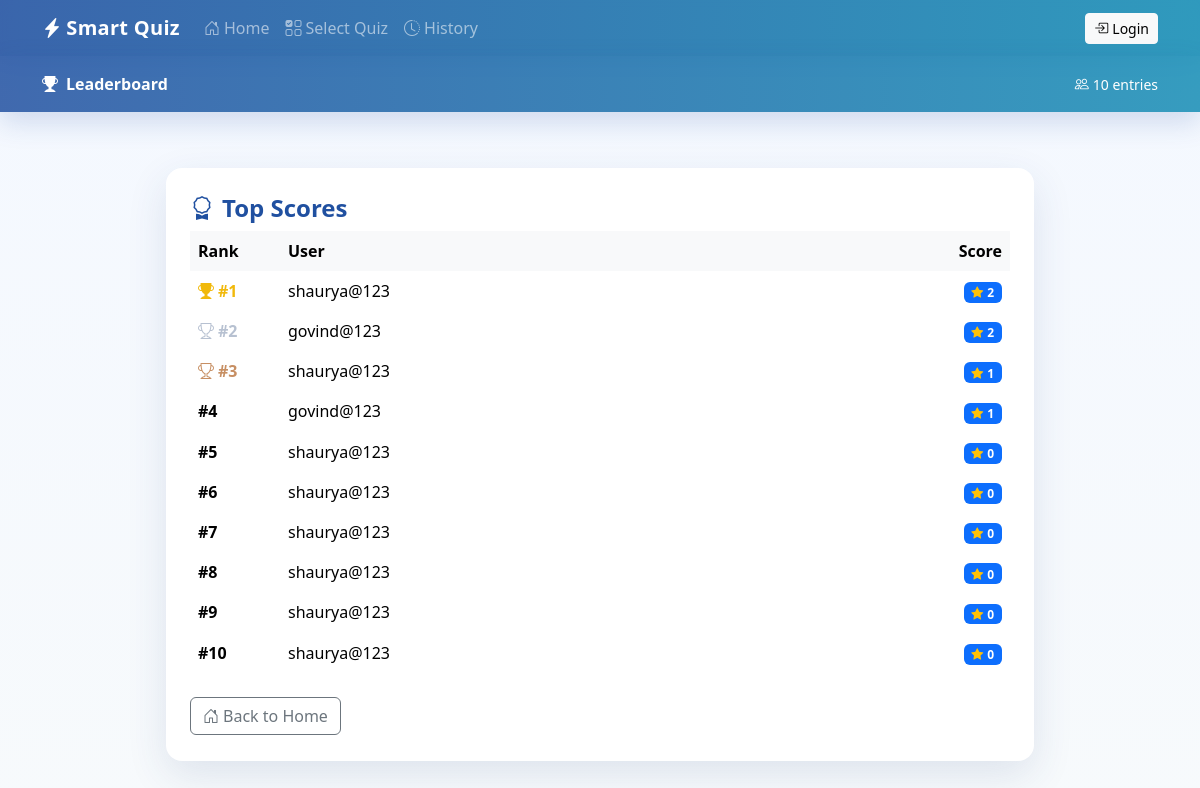
Screenshot of /quiz/leaderboard/1/ with the database file from the repository.
### quiz/models.py (models this page shows, shortened)
class QuizAttempt(models.Model):
    user = models.ForeignKey(User, on_delete=models.CASCADE, related_name="attempts")
    quiz = models.ForeignKey(Quiz, on_delete=models.CASCADE, related_name="attempts")
    score = models.IntegerField(default=0)
    date_completed = models.DateTimeField(auto_now_add=True)
    started_at = models.DateTimeField(null=True, blank=True)  # optional timer
    duration_seconds = models.IntegerField(default=600)       # default duration 10min

### quiz/views.py (the view)
# urls.py: path('leaderboard/<int:quiz_id>/', views.leaderboard, name='leaderboard'),
def leaderboard(request, quiz_id):
    top_attempts = QuizAttempt.objects.filter(quiz_id=quiz_id).order_by('-score')[:10]
    return render(request, 'quiz/leaderboard.html', {'top_attempts': top_attempts})

### quiz/templates/quiz/leaderboard.html (shortened to what this page needs)
<!DOCTYPE html>
<html>
<head>
  <link href="https://cdn.jsdelivr.net/npm/bootstrap@5.3.3/dist/css/bootstrap.min.css" rel="stylesheet">
  <link href="https://cdn.jsdelivr.net/npm/bootstrap-icons@1.11.3/font/bootstrap-icons.css" rel="stylesheet">
</head>
<body>
  {% include 'partials/navbar.html' %}
  {% include 'partials/messages.html' %}
  <div class="sq-hero py-3">
    <div class="container d-flex justify-content-between align-items-center">
      <div class="fw-semibold">
        <i class="bi bi-trophy-fill me-2"></i>Leaderboard
      </div>
      <div class="small">
        <i class="bi bi-people me-1"></i>{{ top_attempts|length }} entries
      </div>
    </div>
  </div>
  <div class="sq-section">
    <div class="sq-card">
      <div class="d-flex justify-content-between align-items-center mb-2">
        <h2 class="h4 m-0" style="color:var(--sq-primary); font-weight:800;"><i class="bi bi-award me-2"></i>Top Scores</h2>
      </div>
      <div class="table-responsive">
        <table class="table table-hover table-borderless align-middle">
          <thead class="table-light">
            <tr>
              <th style="width:90px;">Rank</th>
              <th>User</th>
              <th class="text-end" style="width:140px;">Score</th>
            </tr>
          </thead>
          <tbody>
            {% for attempt in top_attempts %}
              {% with forloop.counter as r %}
              <tr>
                <td class="fw-bold">
                  {% if r == 1 %}
                    <span class="rank-1"><i class="bi bi-trophy-fill me-1"></i>#1</span>
                  {% elif r == 2 %}
                    <span class="rank-2"><i class="bi bi-trophy me-1"></i>#2</span>
                  {% elif r == 3 %}
                    <span class="rank-3"><i class="bi bi-trophy me-1"></i>#3</span>
                  {% else %}
                    #{{ r }}
                  {% endif %}
                </td>
                <td>{{ attempt.user.username }}</td>
                <td class="text-end">
                  <span class="badge text-bg-primary"><i class="bi bi-star-fill text-warning me-1"></i>{{ attempt.score }}</span>
                </td>
              </tr>
              {% endwith %}
            {% empty %}
              <tr>
                <td colspan="3" class="text-secondary text-center py-4">
                  <i class="bi bi-inboxes me-1"></i>No attempts yet for this quiz.
                </td>
              </tr>
            {% endfor %}
          </tbody>
        </table>
      </div>
      <div class="mt-2 d-flex justify-content-between">
        <a class="btn btn-outline-secondary" href="/quiz/"><i class="bi bi-house-door me-1"></i>Back to Home</a>
      </div>
    </div>
  </div>
</body>
</html>

### quiz/templates/quiz/leaderboard.html (style rules this page uses)
:root { --sq-primary:#2050a0; --sq-accent:#148cb4; --sq-card-bg:#ffffff; --sq-bg-grad:linear-gradient(180deg,#f4f8ff 0%,#f7fafc 100%); }
body { background: var(--sq-bg-grad); }
.sq-hero { background: linear-gradient(90deg, rgba(32,80,160,.85), rgba(20,140,180,.85)); color:#fff; backdrop-filter: saturate(140%) blur(10px); -webkit-backdrop-filter: saturate(140%) blur(10px); box-shadow: 0 10px 28px rgba(32,80,160,.18); }
.sq-section { max-width: 900px; margin: 56px auto; padding: 0 16px; }
.sq-card { background:var(--sq-card-bg); border-radius:16px; box-shadow:0 14px 40px rgba(40,69,124,.12); padding:26px 24px; animation:fadeInUp .55s ease both; }
.table-hover tbody tr { transition: background-color .25s ease, transform .15s ease; }
.rank-1 { color:#f1b90b; }
.rank-2 { color:#b7c1d1; }
.rank-3 { color:#c78f63; }

### rows the page displays
QuizAttempt: shows "#1", user.username "shaurya@123", score "2"
QuizAttempt: shows "#2", user.username "govind@123", score "2"
QuizAttempt: shows "#3", user.username "shaurya@123", score "1"
QuizAttempt: user "4", user.username "govind@123", score "1"
QuizAttempt: r "5", user.username "shaurya@123", score "0"
QuizAttempt: r "6", user.username "shaurya@123", score "0"
QuizAttempt: r "7", user.username "shaurya@123", score "0"
QuizAttempt: r "8", user.username "shaurya@123", score "0"
QuizAttempt: r "9", user.username "shaurya@123", score "0"
QuizAttempt: r "10", user.username "shaurya@123", score "0"

### other values shown
{{ top_attempts|length }} "10"
